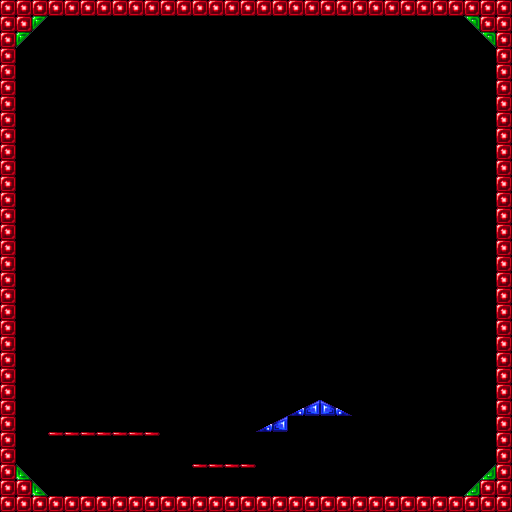

A 2D game scene composited from a Tiled map and its tileset images. What follows is a short description and the map's XML, with every tile layer's data as written:
An orthogonal 32x32 tile map with 16x16 px tiles, 1 tile layer (Collision).

<map version="1.0" orientation="orthogonal" width="32" height="32" tilewidth="16" tileheight="16">
 <properties>
  <property name="default start" value="25, 31" />
  <property name="music" value="TestTheme.ogg" />
  <property name="snow" value="off" />
 </properties>
 <tileset firstgid="1" name="Collision" tilewidth="16" tileheight="16">
  <image source="CShapes.bmp" trans="ff00ff" width="336" height="64" />
 </tileset>
 <layer name="Collision" width="32" height="32">
  <data encoding="csv">
1,1,1,1,1,1,1,1,1,1,1,1,1,1,1,1,1,1,1,1,1,1,1,1,1,1,1,1,1,1,1,1,
1,1,2,0,0,0,0,0,0,0,0,0,0,0,0,0,0,0,0,0,0,0,0,0,0,0,0,0,0,3,1,1,
1,2,0,0,0,0,0,0,0,0,0,0,0,0,0,0,0,0,0,0,0,0,0,0,0,0,0,0,0,0,3,1,
1,0,0,0,0,0,0,0,0,0,0,0,0,0,0,0,0,0,0,0,0,0,0,0,0,0,0,0,0,0,0,1,
1,0,0,0,0,0,0,0,0,0,0,0,0,0,0,0,0,0,0,0,0,0,0,0,0,0,0,0,0,0,0,1,
1,0,0,0,0,0,0,0,0,0,0,0,0,0,0,0,0,0,0,0,0,0,0,0,0,0,0,0,0,0,0,1,
1,0,0,0,0,0,0,0,0,0,0,0,0,0,0,0,0,0,0,0,0,0,0,0,0,0,0,0,0,0,0,1,
1,0,0,0,0,0,0,0,0,0,0,0,0,0,0,0,0,0,0,0,0,0,0,0,0,0,0,0,0,0,0,1,
1,0,0,0,0,0,0,0,0,0,0,0,0,0,0,0,0,0,0,0,0,0,0,0,0,0,0,0,0,0,0,1,
1,0,0,0,0,0,0,0,0,0,0,0,0,0,0,0,0,0,0,0,0,0,0,0,0,0,0,0,0,0,0,1,
1,0,0,0,0,0,0,0,0,0,0,0,0,0,0,0,0,0,0,0,0,0,0,0,0,0,0,0,0,0,0,1,
1,0,0,0,0,0,0,0,0,0,0,0,0,0,0,0,0,0,0,0,0,0,0,0,0,0,0,0,0,0,0,1,
1,0,0,0,0,0,0,0,0,0,0,0,0,0,0,0,0,0,0,0,0,0,0,0,0,0,0,0,0,0,0,1,
1,0,0,0,0,0,0,0,0,0,0,0,0,0,0,0,0,0,0,0,0,0,0,0,0,0,0,0,0,0,0,1,
1,0,0,0,0,0,0,0,0,0,0,0,0,0,0,0,0,0,0,0,0,0,0,0,0,0,0,0,0,0,0,1,
1,0,0,0,0,0,0,0,0,0,0,0,0,0,0,0,0,0,0,0,0,0,0,0,0,0,0,0,0,0,0,1,
1,0,0,0,0,0,0,0,0,0,0,0,0,0,0,0,0,0,0,0,0,0,0,0,0,0,0,0,0,0,0,1,
1,0,0,0,0,0,0,0,0,0,0,0,0,0,0,0,0,0,0,0,0,0,0,0,0,0,0,0,0,0,0,1,
1,0,0,0,0,0,0,0,0,0,0,0,0,0,0,0,0,0,0,0,0,0,0,0,0,0,0,0,0,0,0,1,
1,0,0,0,0,0,0,0,0,0,0,0,0,0,0,0,0,0,0,0,0,0,0,0,0,0,0,0,0,0,0,1,
1,0,0,0,0,0,0,0,0,0,0,0,0,0,0,0,0,0,0,0,0,0,0,0,0,0,0,0,0,0,0,1,
1,0,0,0,0,0,0,0,0,0,0,0,0,0,0,0,0,0,0,0,0,0,0,0,0,0,0,0,0,0,0,1,
1,0,0,0,0,0,0,0,0,0,0,0,0,0,0,0,0,0,0,0,0,0,0,0,0,0,0,0,0,0,0,1,
1,0,0,0,0,0,0,0,0,0,0,0,0,0,0,0,0,0,0,0,0,0,0,0,0,0,0,0,0,0,0,1,
1,0,0,0,0,0,0,0,0,0,0,0,0,0,0,0,0,0,0,0,0,0,0,0,0,0,0,0,0,0,0,1,
1,0,0,0,0,0,0,0,0,0,0,0,0,0,0,0,0,0,8,9,6,7,0,0,0,0,0,0,0,0,0,1,
1,0,0,0,0,0,0,0,0,0,0,0,0,0,0,0,8,9,0,0,0,0,0,0,0,0,0,0,0,0,0,1,
1,0,0,58,58,58,58,58,58,58,0,0,0,0,0,0,0,0,0,0,0,0,0,0,0,0,0,0,0,0,0,1,
1,0,0,0,0,0,0,0,0,0,0,0,0,0,0,0,0,0,0,0,0,0,0,0,0,0,0,0,0,0,0,1,
1,4,0,0,0,0,0,0,0,0,0,0,58,58,58,58,0,0,0,0,0,0,0,0,0,0,0,0,0,0,5,1,
1,1,4,0,0,0,0,0,0,0,0,0,0,0,0,0,0,0,0,0,0,0,0,0,0,0,0,0,0,5,1,1,
1,1,1,1,1,1,1,1,1,1,1,1,1,1,1,1,1,1,1,1,1,1,1,1,1,1,1,1,1,1,1,1
</data>
 </layer>
 <objectgroup name="Objects" width="32" height="32" />
</map>
